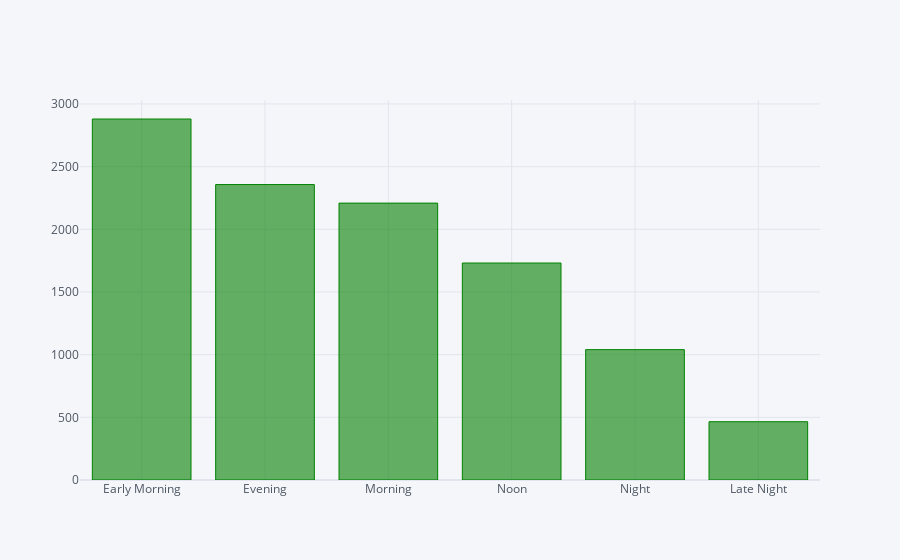

Notebook code cell kept with this figure:
### Code cell
data["Dep_Time_hour"].apply(flight_departure_time).value_counts().iplot(kind="bar",color = "green")

### Figure 1 — Plotly figure (JSON) as saved in the notebook; plotly's stock layout.template omitted (floating-point values rounded to 4 significant figures)
{"data": [{"marker": {"color": "rgba(0, 128, 0, 0.6)", "line": {"color": "rgba(0, 128, 0, 1.0)", "width": 1}}, "name": "count", "orientation": "v", "text": "", "x": ["Early Morning", "Evening", "Morning", "Noon", "Night", "Late Night"], "y": [2880, 2357, 2209, 1731, 1040, 465], "type": "bar"}], "layout": {"legend": {"bgcolor": "#F5F6F9", "font": {"color": "#4D5663"}}, "paper_bgcolor": "#F5F6F9", "plot_bgcolor": "#F5F6F9", "title": {"font": {"color": "#4D5663"}}, "xaxis": {"gridcolor": "#E1E5ED", "showgrid": true, "tickfont": {"color": "#4D5663"}, "title": {"font": {"color": "#4D5663"}, "text": ""}, "zerolinecolor": "#E1E5ED"}, "yaxis": {"gridcolor": "#E1E5ED", "showgrid": true, "tickfont": {"color": "#4D5663"}, "title": {"font": {"color": "#4D5663"}, "text": ""}, "zerolinecolor": "#E1E5ED"}}}
